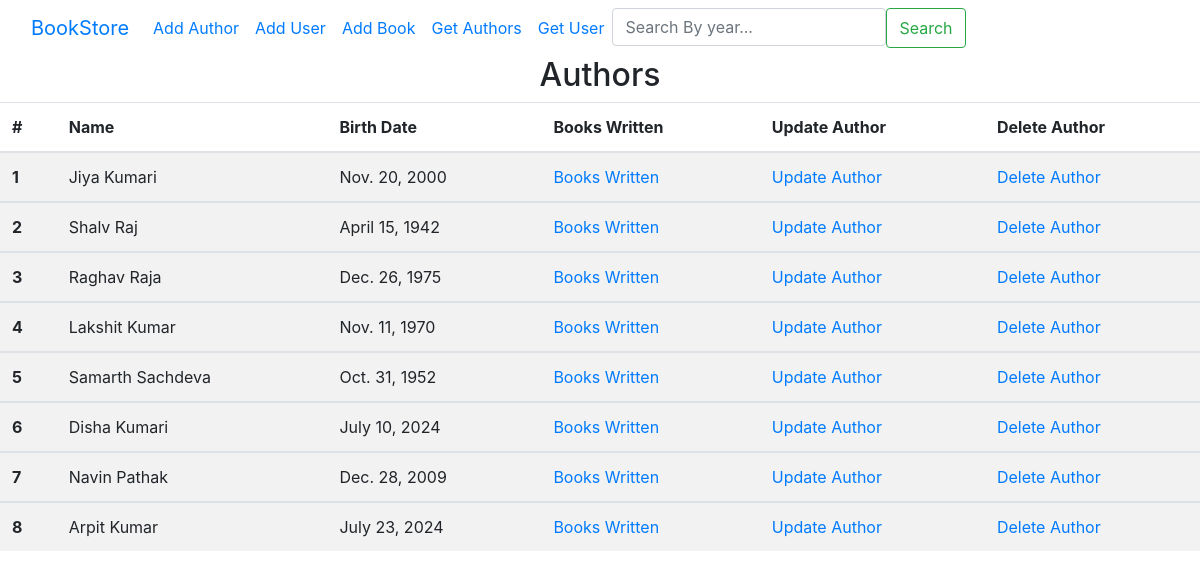
The app's page /get_author/, older data.
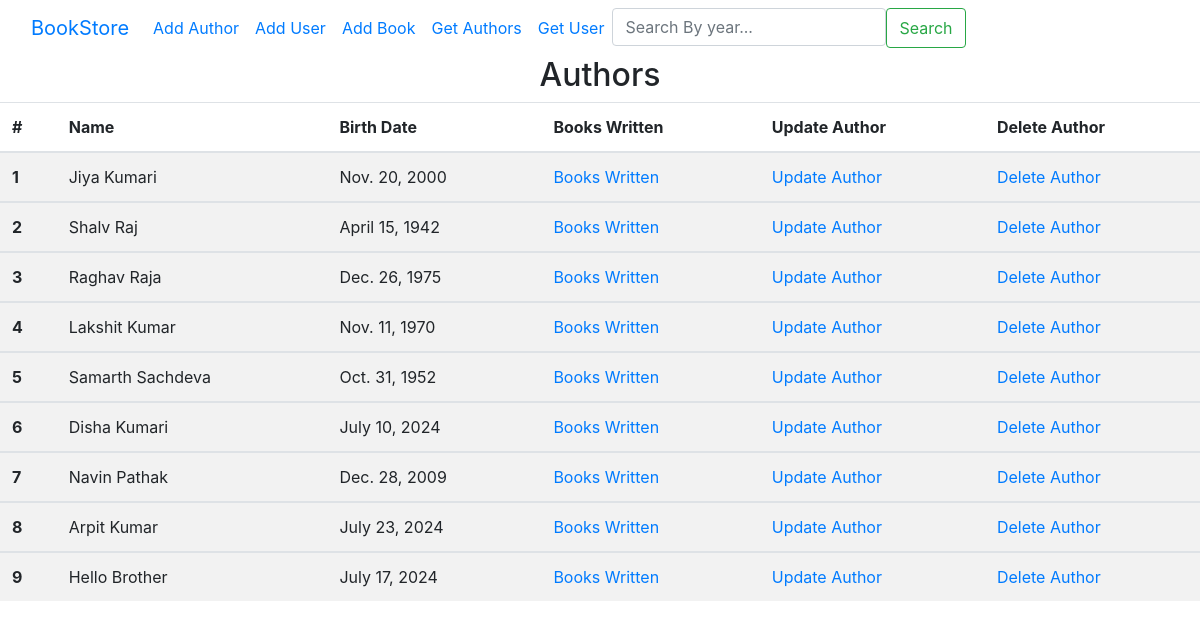
The same page, newer data.
### lms/models.py (models this page shows, shortened)
class Author(models.Model):
    first_name=models.CharField(max_length=100)
    last_name= models.CharField(max_length=100)
    birthdate=models.DateField()
    created_at=models.DateTimeField(auto_now_add=True)
    updated_at=models.DateTimeField(auto_now=True)

### lms/views.py (the view)
# urls.py: path('get_author/',views.get_author, name='getAuthor'),
def get_author(request):
    authors=Author.objects.all()
    context={
        'authors':authors
    }
    return render(request, 'author.html', context=context)

### lms/templates/author.html
{% extends 'base.html' %} {% block content %} {% include 'navbar.html' %}
<h2 class="text-center">Authors</h2>
<table class="table table-striped">
  <thead>
    <tr>
      <th scope="col">#</th>
      <th scope="col">Name</th>
      <th scope="col">Birth Date</th>
      <th scope="col">Books Written</th>
      <th scope="col">Update Author</th>
      <th scope="col">Delete Author</th>
    </tr>
  </thead>
  {% for author in authors %}
  <tbody>
    <th scope="row">{{ forloop.counter }}</th>
    <td>{{author.first_name}} {{author.last_name}}</td>
    <td>{{author.birthdate}}</td>
    <td><a href="{% url 'booksWritten' author.id %}">Books Written</a></td>
    <td><a href="{% url 'updateAuthor' author.id %}">Update Author</a></td>
    <td><a href="{% url 'deleteAuthor' author.id %}">Delete Author</a></td>
  </tbody>
  {% endfor %}
</table>
{% endblock %}

Row changes from the older to the newer data that the page shows:
added Author: first_name "Hello", last_name "Brother", birthdate "July 17, 2024"
